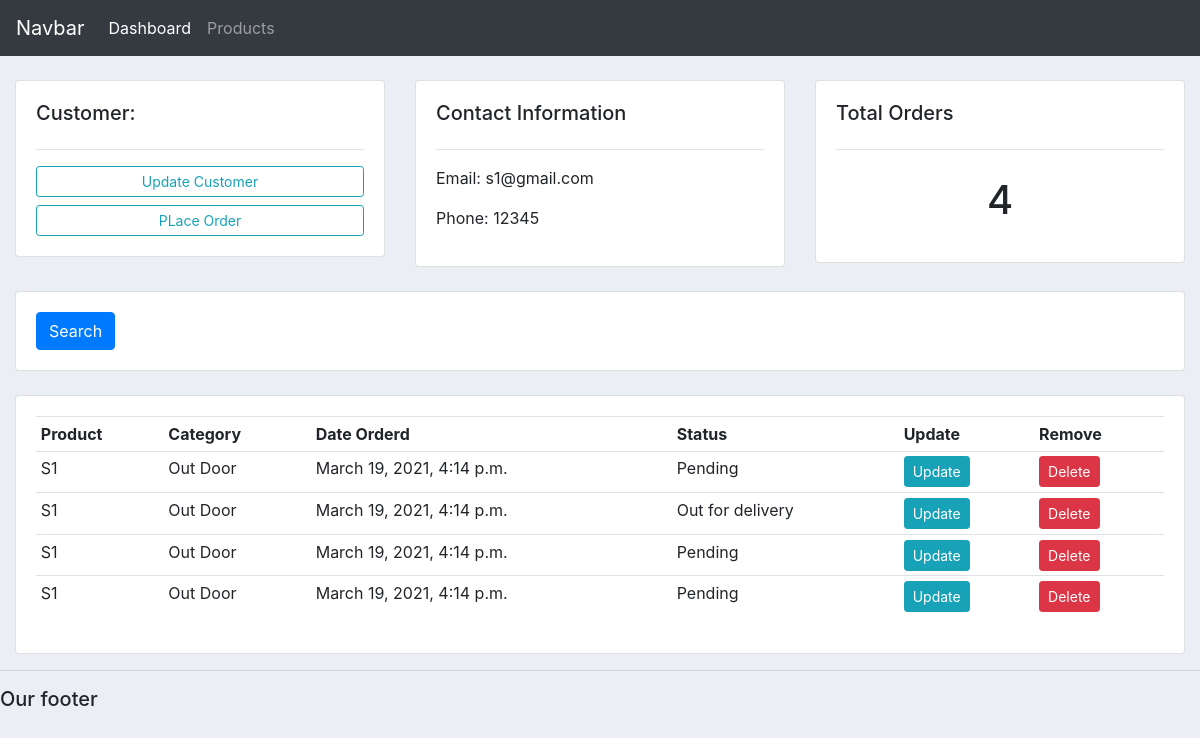
The app's page /customer/1/ with its own data.
### f1/models.py (models this page shows, shortened)
class Customer(models.Model):
	name = models.CharField(max_length=200, null=True)
	phone = models.CharField(max_length=200, null=True)
	email = models.CharField(max_length=200, null=True)
	date_created = models.DateTimeField(auto_now_add=True, null=True)
	def __str__(self):
		return self.name

class Order(models.Model):
	STATUS = (
			('Pending', 'Pending'),
			('Out for delivery', 'Out for delivery'),
			('Delivered', 'Delivered'),
			)
	customer = models.ForeignKey(Customer, null=True, on_delete= models.SET_NULL)
	product = models.ForeignKey(Product, null=True, on_delete= models.SET_NULL)
	date_created = models.DateTimeField(auto_now_add=True, null=True)
	status = models.CharField(max_length=200, null=True, choices=STATUS)

class Product(models.Model):
	CATEGORY = (
			('Indoor', 'Indoor'),
			('Out Door', 'Out Door'),
			)
	name = models.CharField(max_length=200, null=True)
	price = models.FloatField(null=True)
	category = models.CharField(max_length=200, null=True, choices=CATEGORY)
	description = models.CharField(max_length=200, null=True, blank=True)
	date_created = models.DateTimeField(auto_now_add=True, null=True)
	tags = models.ManyToManyField(Tag)

### f1/views.py (the view)
# urls.py: path('customer/<str:pk_test>/',views.customer,name="customer"),
def customer(request, pk_test):
    customer=Customer.objects.get(id=pk_test)
    orders=customer.order_set.all()
    order_count=orders.count()
    context={'customer':customer,'orders':orders}
    return render(request,'crm1/customer.html',context)

### f1/templates/crm1/customer.html
{%  extends 'crm1/main.html' %}
{% block content %}
	<br>
<div class="row">
	<div class="col-md">
		<div class="card card-body">
			<h5>Customer:</h5>
			<hr>
			<a class="btn btn-outline-info  btn-sm btn-block" href="">Update Customer</a>
			<a class="btn btn-outline-info  btn-sm btn-block" href="{% url 'create_order' customer.id %}">PLace Order</a>
		</div>
	</div>
	<div class="col-md">
		<div class="card card-body">
			<h5>Contact Information</h5>
			<hr>
			<p>Email: {{customer.email}}</p>
			<p>Phone: {{customer.phone}}</p>
		</div>
	</div>
	<div class="col-md">
		<div class="card card-body">
			<h5>Total Orders</h5>
			<hr>
			<h1 style="text-align: center;padding: 10px">{{orders.count}}</h1>
		</div>
	</div>
</div>
<br>
<div class="row">
	<div class="col">
		<div class="card card-body">
			<form method="get">
		    <button class="btn btn-primary" type="submit">Search</button>
		  </form>
		</div>
	</div>
</div>
<br>
<div class="row">
	<div class="col-md">
		<div class="card card-body">
			<table class="table table-sm">
				<tr>
					<th>Product</th>
					<th>Category</th>
					<th>Date Orderd</th>
					<th>Status</th>
					<th>Update</th>
					<th>Remove</th>
				</tr>
				{% for order in orders %}
				<tr>
					<td>{{order.customer}}</td>
					<td>{{order.product.category}}</td>
					<td>{{order.date_created}}</td>
					<td>{{order.status}}</td>
					<td><a class="btn btn-sm btn-info" href="">Update</a></td>
					<td><a class="btn btn-sm btn-danger" href="">Delete</a></td>
				</tr>
				{% endfor %}
			</table>
		</div>
	</div>
</div>
{% endblock %}

### static/css/main.css (style rules this page uses)
body { background-color: #ebeff5; }

### records on screen
Customer: email "s1@gmail.com", phone "12345"
Order: customer "S1", product.category "Out Door", date_created "March 19, 2021, 4:14 p.m.", status "Pending"
Order: customer "S1", product.category "Out Door", date_created "March 19, 2021, 4:14 p.m.", status "Out for delivery"
Order: customer "S1", product.category "Out Door", date_created "March 19, 2021, 4:14 p.m.", status "Pending"
Order: customer "S1", product.category "Out Door", date_created "March 19, 2021, 4:14 p.m.", status "Pending"

### other values on screen
{{ orders.count }} "4"
